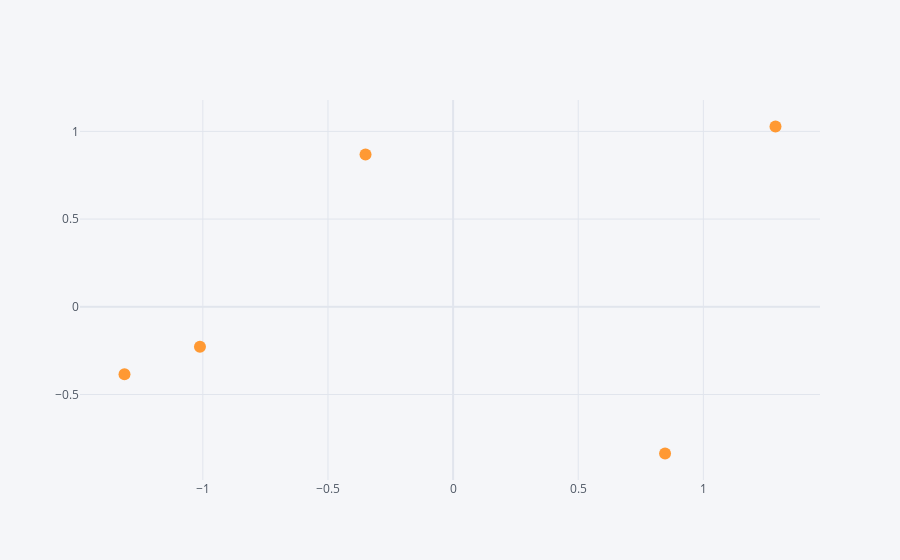

Source (notebook cell):
### Markdown cell above
## Scatter

### Code cell
df.iplot(kind = "scatter", x = "A", y = "B", mode="markers")

### Figure 1 — Plotly figure (JSON) as saved in the notebook; plotly's stock layout.template omitted (floating-point values rounded to 4 significant figures)
{"data": [{"line": {"color": "rgba(255, 153, 51, 1.0)", "dash": "solid", "shape": "linear", "width": 1.3}, "marker": {"size": 12, "symbol": "circle"}, "mode": "markers", "name": "B", "text": "", "type": "scatter", "x": [1.288, -0.3499, -1.011, 0.847, -1.313], "y": [1.028, 0.8687, -0.2278, -0.8364, -0.3847]}], "layout": {"legend": {"bgcolor": "#F5F6F9", "font": {"color": "#4D5663"}}, "paper_bgcolor": "#F5F6F9", "plot_bgcolor": "#F5F6F9", "title": {"font": {"color": "#4D5663"}}, "xaxis": {"gridcolor": "#E1E5ED", "showgrid": true, "tickfont": {"color": "#4D5663"}, "title": {"font": {"color": "#4D5663"}, "text": ""}, "zerolinecolor": "#E1E5ED"}, "yaxis": {"gridcolor": "#E1E5ED", "showgrid": true, "tickfont": {"color": "#4D5663"}, "title": {"font": {"color": "#4D5663"}, "text": ""}, "zerolinecolor": "#E1E5ED"}}}
